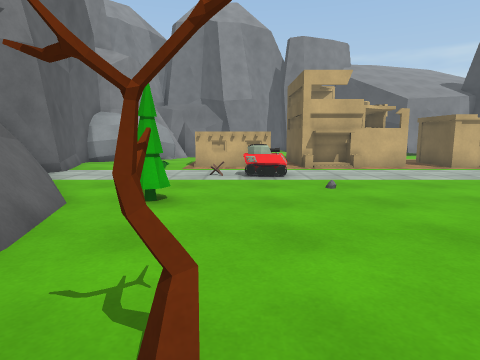
View 1 (above)

19 first-person views from a walk through a Unity game level. The camera is 1.2 m above the floor, tilts 8° down and sees 75° across. The floor is counted in squares, 1 m on a side. Each view is taken from the middle of a square. On the plan, view 1 faces up. The plan holds only what a view shows up to about 13 squares ahead; the rest is blank. The place goes on beyond the plan. The player is left out. Some animated figures are left out. Some surface patterns are stand-ins.

View 2
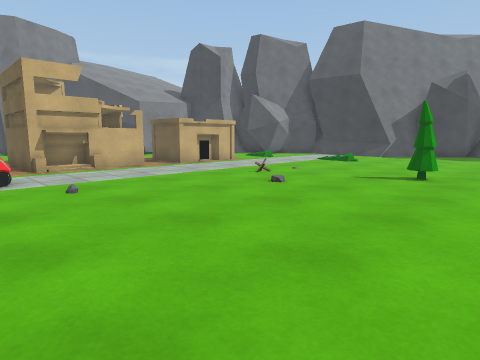

View 3
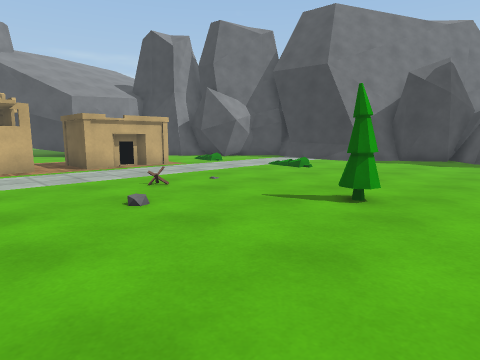

View 4
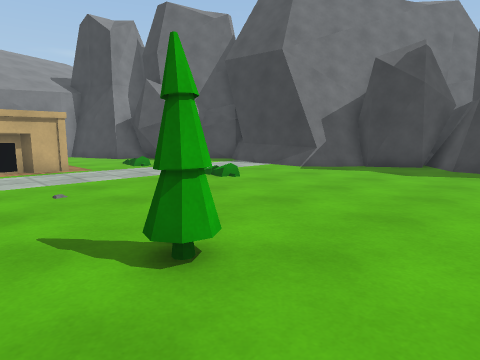

View 5
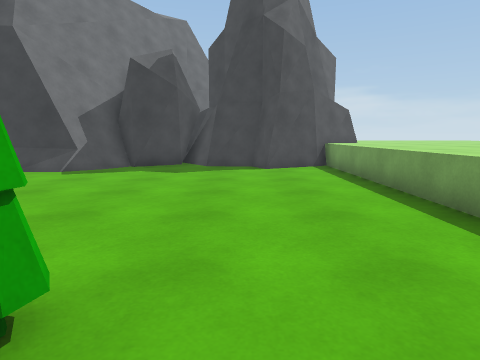

View 6
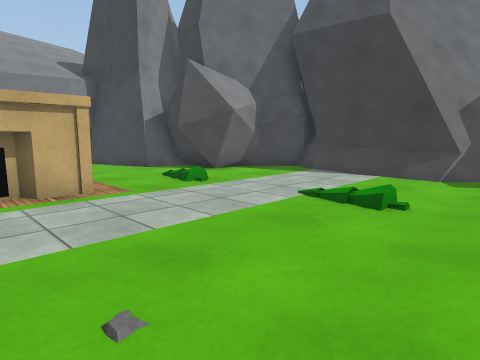

View 7
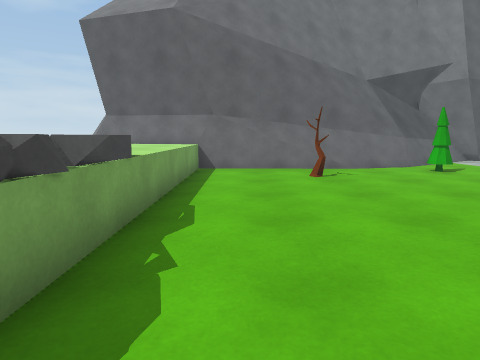

View 8
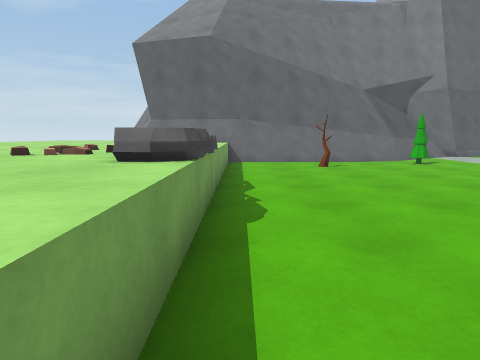

View 9
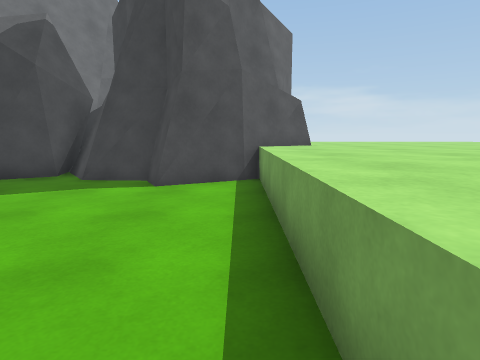

View 10
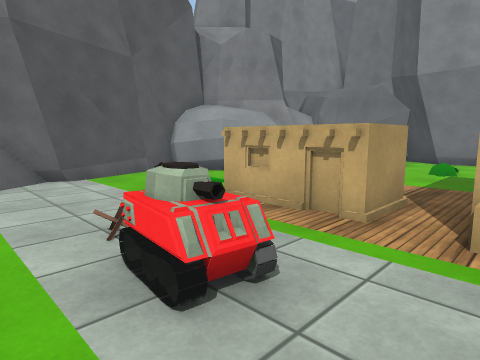

View 11
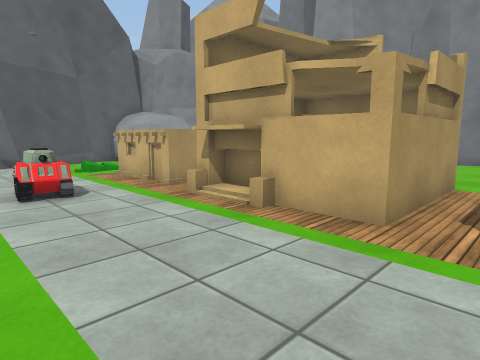

View 12
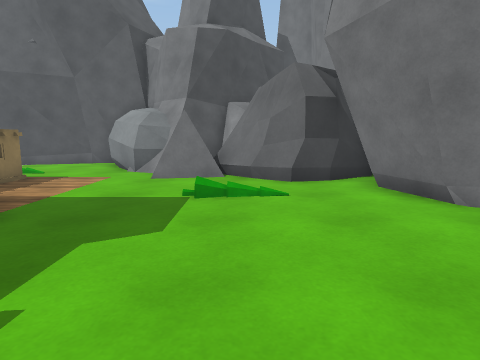

View 13
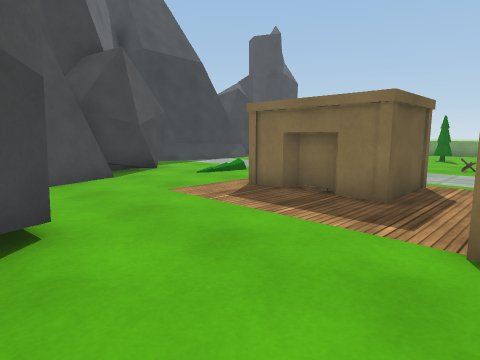

View 14
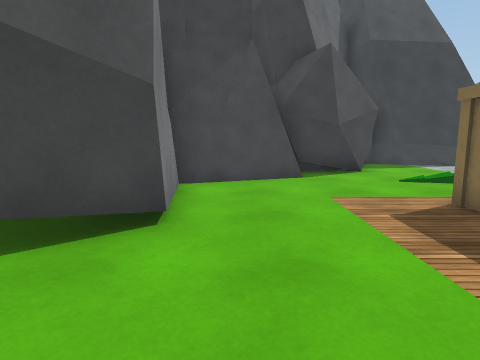

View 15
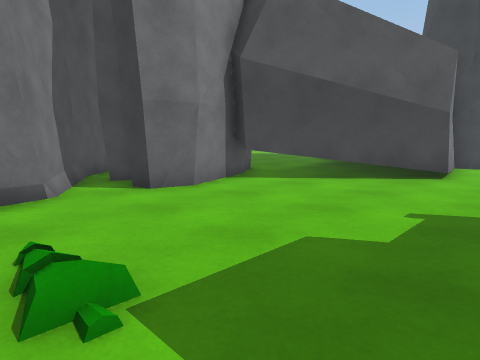

View 16
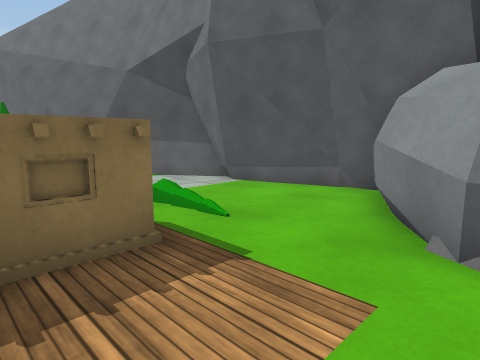

View 17
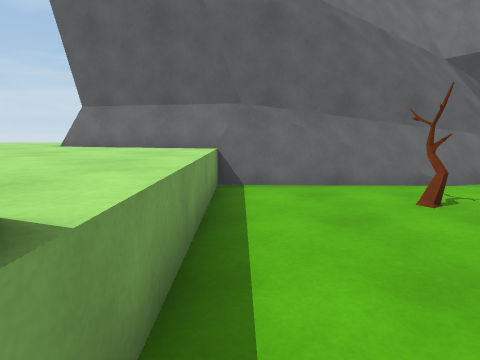

View 18
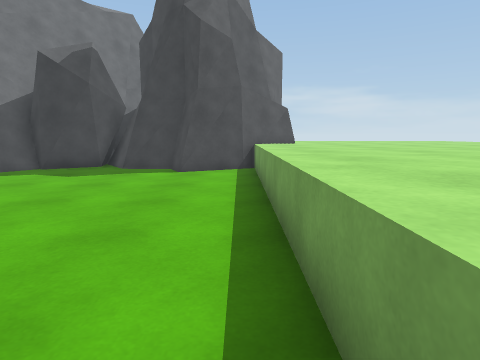

View 19
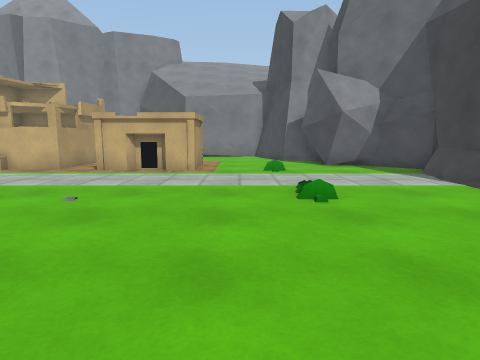

### Floor plan
Key: @ floor where view 1 was taken; # wall or solid block; . main floor; : floor 0.25 m higher than the main floor; / step, stairs or slope; = window, fence, low wall or low ledge; ^ raised ledge; T tank; R tree; C rock; O other object.
Columns run from 7 left of view 1 to 23 right of it. Each row starts with its distance up from view 1.
 26          ##
 25          #CC   C
 24     C## ##CCCC##
 23     CC###..CC###
 22     CCC.......##
 21     CC.........##
 20   ##CC..........## ####
 19   ###=...........###.##
 18   C##=................#
 17   CCC.................##
 16 CCCC......OOOO.........##
 15 CCC.......OOOO.........##
 14 #....OOOO.OOOO.OOOO....###
 13 #.../O  O.OOOO.O  O../..####
 12 #.../.OOO.OOOO.OOOO../.....#
 11 ##........................##
 10 ##.....TT.................#
  9 ##.....TT.................#
  8 ###.......................#
  7  ##=...........:..........###
  6   ##.R.....................##
  5    #=......................##
  4    #=.......................###
  3    ##............R...........#
  2    ##............R..........##
  1     #.RR....................#
  0     #..@...................##
 -1     #......................##
 -2     #.......................#
 -3     ^^^^^^^OO#CC^^^^^^^^^^^^^#
 -4    ^^^^^^^^ OOOC^^^^^^^^^^^^^^^
 -5    ^^^^^^^  OOO^^  ^^^^^^^^^^^

Positions as (right, up) in squares from view 1, and headings:
1: (0, 0), facing up
2: (0, 0), facing up-right
3: (4, 0), facing up-right
4: (8, 0), facing up-right
5: (8, 1), facing right
6: (9, 5), facing up-right
7: (9, -1), facing left
8: (12, -2), facing left
9: (12, -2), facing right
10: (3, 8), facing up-left
11: (8, 8), facing up-left
12: (7, 20), facing left
13: (6, 20), facing down-right
14: (6, 18), facing right
15: (0, 17), facing up-right
16: (0, 17), facing down-left
17: (5, -2), facing left
18: (9, -2), facing right
19: (13, 1), facing up
